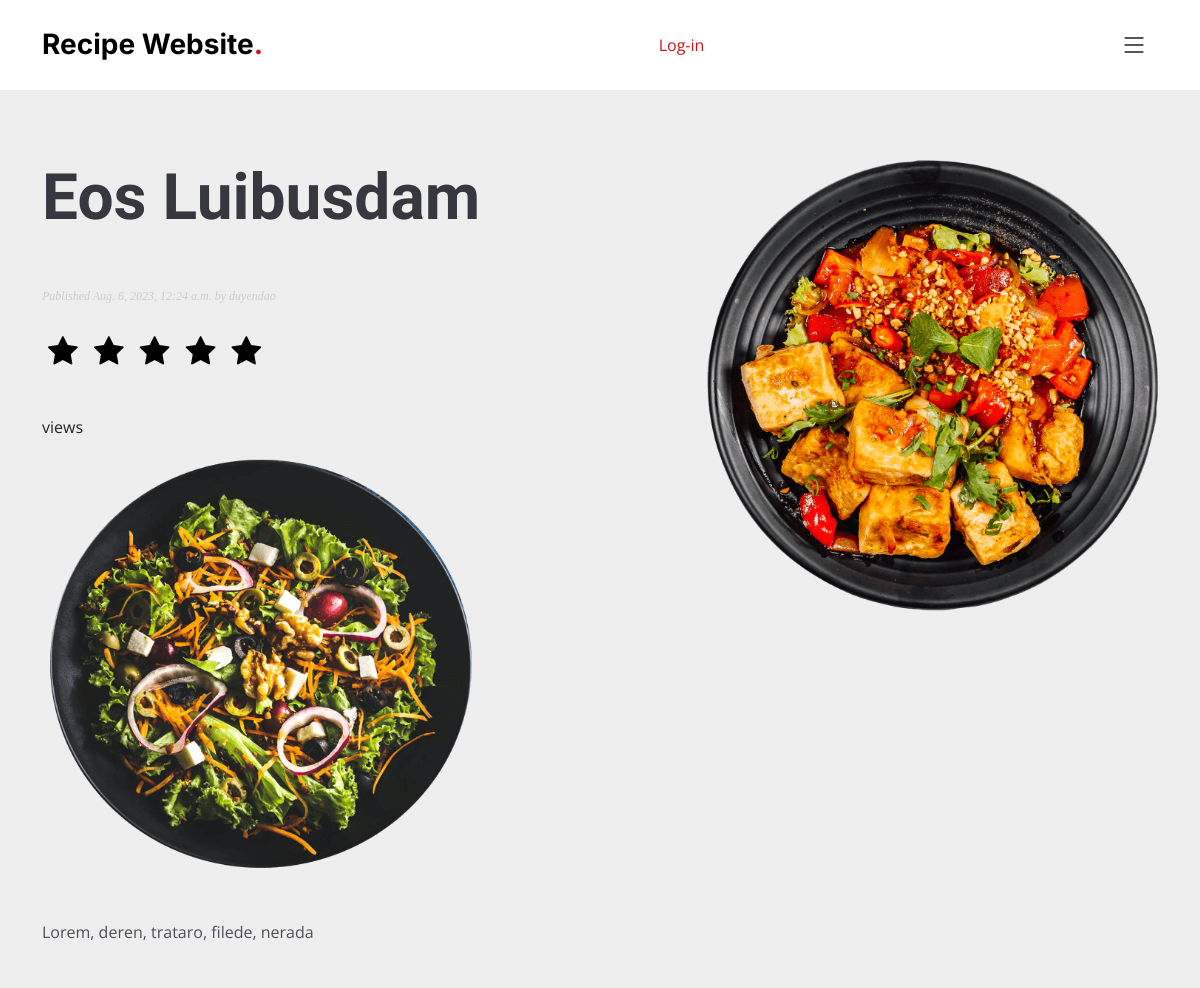
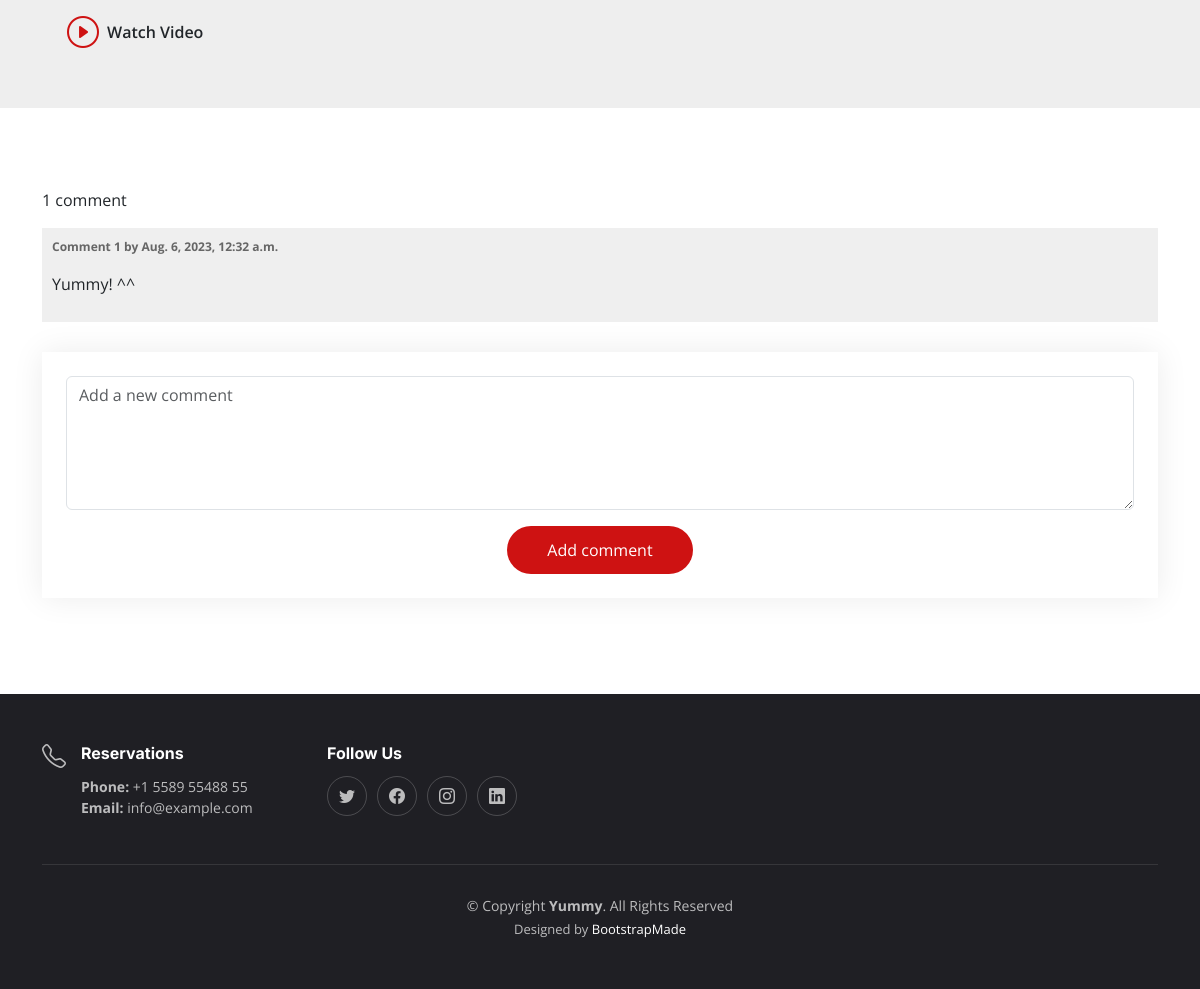
The app's page /menu/2023/8/6/eos-luibusdam/ with its own data (2 pictures, top to bottom).
### recipe/models.py (models this page shows, shortened)
class Post(models.Model):
    STATUS_CHOICES = ( ('draft', 'Draft'), ('published', 'Published'), )
    title = models.CharField(max_length=250)
    slug = models.SlugField(max_length=250, unique_for_date='publish')
    author = models.ForeignKey(User, on_delete=models.CASCADE, related_name='recipe_posts')
    body = models.TextField()
    image = models.ImageField(upload_to='posts/image/%Y/%m/%d/', blank=True)
    video = models.FileField(upload_to='posts/video/%Y/%m/%d/', blank=True)
    url = models.URLField()
    publish = models.DateTimeField(default=timezone.now)
    created = models.DateTimeField(auto_now_add=True)
    updated = models.DateTimeField(auto_now=True)
    status = models.CharField(max_length=10, choices=STATUS_CHOICES, default='draft')
    objects = models.Manager() # The default manager.
    published = PublishedManager() # Our custom manager.
    score = models.IntegerField(default=0,
        validators=[
            MaxValueValidator(5),
            MinValueValidator(0),
        ]
    )
    class Meta:
        ordering = ('-publish',)
    def get_absolute_url(self):
        return reverse('recipe:post_detail', args=[self.publish.year, self.publish.month, self.publish.day, self.slug])

class Comment(models.Model):
    post = models.ForeignKey(Post, on_delete=models.CASCADE, related_name='comments')
    name = models.CharField(max_length=80)
    email = models.EmailField()
    body = models.TextField()
    created = models.DateTimeField(auto_now_add=True)
    updated = models.DateTimeField(auto_now=True)
    active = models.BooleanField(default=True)
    class Meta:
        ordering = ('created',)

### recipe/views.py (the view)
# urls.py: path('<int:year>/<int:month>/<int:day>/<slug:post>/', views.post_detail, name='post_detail'),
def post_detail(request, year, month, day, post):
    post = get_object_or_404(Post, slug=post,
                             status='published',
                             publish__year=year,
                             publish__month=month,
                             publish__day=day)
    comments = post.comments.filter(active=True)
    new_comment = None
    total_views = r.incr(f'post:{post.id}:views')
    r.zincrby('post_ranking', 1, post.id)
    if request.method == 'POST':
        comment_form = CommentForm(data=request.POST)
        if comment_form.is_valid():
            new_comment = comment_form.save(commit=False)
            new_comment.post = post
            new_comment.save()
    else:
        comment_form = CommentForm()
    return render(request, 'recipe/post/detail.html', {'post': post,
                                                       'comments': comments,
                                                       'new_comment': new_comment,
                                                       'comment_form': comment_form,
                                                       'total_views': total_views})

### recipe/forms.py
class CommentForm(forms.ModelForm):
    class Meta:
        model = Comment
        fields = ('body', )

### recipe/templates/recipe/post/detail.html (shortened to what this page needs)
{% extends "base.html" %}
{% block content %}
    <section id="menu" class="hero d-flex align-items-center section-bg">
        <div class="container">
            <div class="row justify-content-between gy-5">
                <div class="col-lg-5 order-2 order-lg-1 d-flex flex-column justify-content-center align-items-center align-items-lg-start text-center text-lg-start">
                    <h2 data-aos="fade-up">{{ post.title }}<br></h2>
                    <p class="date"> Published {{ post.publish }} by {{ post.author }}
                        <form class="rate-form" method="post" id="{{ post.id }}">
                            <button type="submit" class="fa fa-star fa-2x my-btn" id="one"></button>
                            <button type="submit" class="fa fa-star fa-2x my-btn" id="two"></button>
                            <button type="submit" class="fa fa-star fa-2x my-btn" id="three"></button>
                            <button type="submit" class="fa fa-star fa-2x my-btn" id="four"></button>
                            <button type="submit" class="fa fa-star fa-2x my-btn" id="five"></button>
                        </form>
                    </p>
                    <span class="count"> {{ total_views }} view{{ total_views|pluralize }} </span>
                    {% if post.image %}
                        <a href="{{ post.get_absolute_url }}"><img src="{{ post.image.url }}" class="menu-img img-fluid" alt=""></a>
                    {% endif %}
                    <p data-aos="fade-up" data-aos-delay="100">{{ post.body|linebreaks }}</p>
                    {% if post.video %}
                        <div class="d-flex" data-aos="fade-up" data-aos-delay="200">
                            <a href="{{ post.video.url }}" class="glightbox btn-watch-video d-flex align-items-center"><i class="bi bi-play-circle"></i><span>Watch Video</span></a>
                        </div>
                    {% endif %}
                </div>
                <div class="col-lg-5 order-1 order-lg-2 text-center text-lg-start">
                    <img src="assets/img/hero-img.png" class="img-fluid" alt="" data-aos="zoom-out" data-aos-delay="300">
                </div>
            </div>
        </div>
    </section>
    <div class="contact">
        <div class="container">
                {% with comments.count as total_comments %}
                    <p>{{ total_comments }} comment{{ total_comments|pluralize }}</p>
                {% endwith %}
                {% for comment in comments %}
                    <div class="comment">
                        <p class="info"> Comment {{ forloop.counter }} by {{ request.user.first_name }} {{ comment.created }} </p>
                        {{ comment.body|linebreaks }}
                    </div>
                    {% empty %}
                    <p>There are no comments yet.</p>
                {% endfor %}
                <form method="post" class="comment-form p-3 p-md-4">
                    <div class="form-group">
                        <textarea class="form-control" name="body" cols="40" rows="5" required="" id="id_body" placeholder="Add a new comment"></textarea>
                    </div>
                    <div class="text-center"><button type="submit">Add comment</button></div>
                </form>
        </div>
    </div>
{% endblock %}

### account/static/assets/css/main.css (style rules this page uses)
:root { --font-default: "Open Sans", system-ui, -apple-system, "Segoe UI", Roboto, "Helvetica Neue", Arial, "Noto Sans", "Liberation Sans", sans-serif, "Apple Color Emoji", "Segoe UI Emoji", "Segoe UI Symbol", "Noto Color Emoji"; --font-primary: "Amatic SC", sans-serif; --font-secondary: "Inter", sans-serif; }
:root { --color-default: #212529; --color-primary: #ce1212; --color-secondary: #37373f; }
:root { scroll-behavior: smooth; }
body { font-family: var(--font-default); color: var(--color-default); }
a { color: var(--color-primary); text-decoration: none; }
h1, h2, h3, h4, h5, h6 { font-family: var(--font-secondary); }
section { overflow: hidden; padding: 80px 0; }
.section-bg { background-color: #eee; }
section { scroll-margin-top: 90px; }
.contact { padding: 80px 0; }
.hero { width: 100%; background-size: cover; position: relative; min-height: 60vh; padding: 160px 0 60px 0; }
.hero h2 { font-size: 64px; font-weight: 700; margin-bottom: 20px; color: var(--color-secondary); font-family: var(--font-primary); }
.hero p { color: #4f4f5a; font-weight: 400; margin-bottom: 30px; }
.hero .btn-watch-video { font-size: 16px; transition: 0.5s; margin-left: 25px; color: var(--font-secondary); font-weight: 600; }
.hero .btn-watch-video i { color: var(--color-primary); font-size: 32px; transition: 0.3s; line-height: 0; margin-right: 8px; }

### account/static/assets/css/recipe.css (style rules this page uses)
p.date { color:#ccc; font-family: georgia, serif; font-size: 12px; font-style: italic; }
.comment { padding:10px; }
.comment:nth-child(even) { background:#efefef; }
.comment .info { font-weight:bold; font-size:12px; color:#666; }
.comment-form { width: 100%; margin-top: 30px; background: #fff; box-shadow: 0 0 30px rgba(0, 0, 0, 0.08); }
.contact .comment-form button[type=submit] { background: var(--color-primary); border: 0; padding: 12px 40px; color: #fff; transition: 0.4s; border-radius: 50px; margin-top: 1rem!important; }
.my-btn { background-color: inherit !important; border: 0 !important; }

### records on screen
Post: title "Eos Luibusdam", publish "Aug. 6, 2023, 12:24 a.m.", author "duyendao", image (picture), body "Lorem, deren, trataro, filede, nerada"
Comment: created "Aug. 6, 2023, 12:32 a.m.", body "Yummy! ^^"

### other values on screen
{{ total_comments }} "1"
